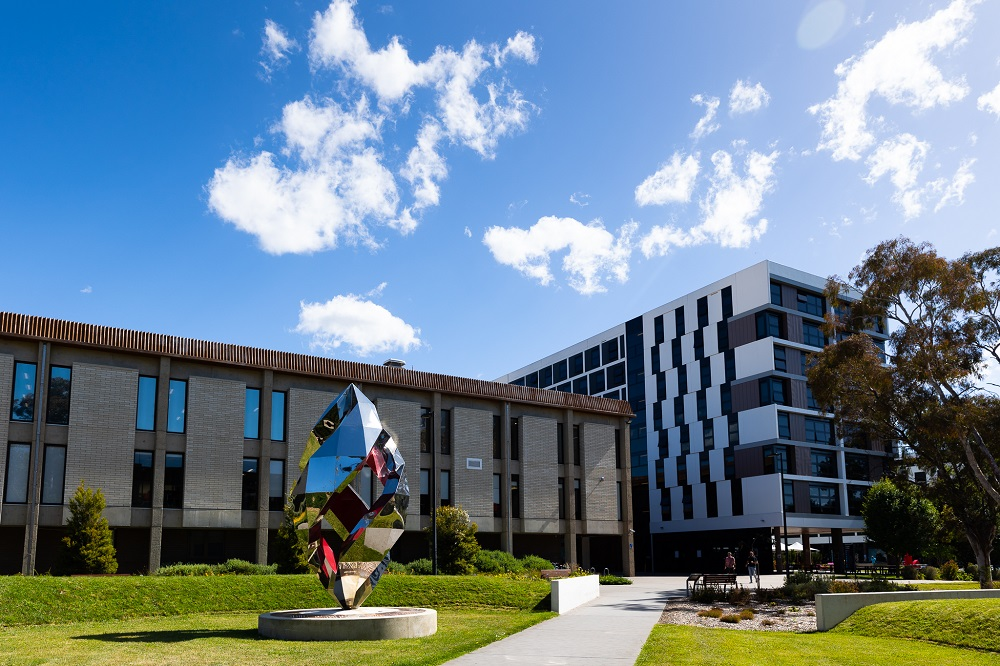
#> input picture Tutorials/Week1/example_image.jpg, 1000 x 666 px
$ jupyter execute imageColorConversion.ipynb
#> lines starting #> are read from the running program, lines starting #| are printed output that depends on the picture
[cell 1]
# Load color image
import numpy as np
import matplotlib.image as mpimg
import matplotlib.pyplot as plt
import cv2

myImg = cv2.imread('example_image.jpg')
#> myImg is the input picture: shape (666, 1000, 3); mean B, G, R 144.2, 128.6, 106.2

[cell 2]
# Display original image
plt.figure()
plt.imshow(myImg)
plt.axis('off')
plt.title('Original Image')

[cell 3]
# Resize image to quarter of original size and display
quartImg = cv2.resize(myImg, None, fx=0.25, fy=0.25)
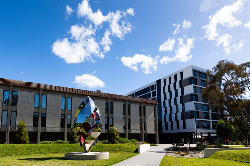
#> quartImg: shape (166, 250, 3); mean B, G, R 144.5, 128.6, 106.1
plt.figure()
plt.imshow(quartImg)
plt.axis('off')
plt.title('Quarter Size Image')

[cell 4]
# Seperate and display Red, Green and Blue channels
r, g, b = cv2.split(myImg)
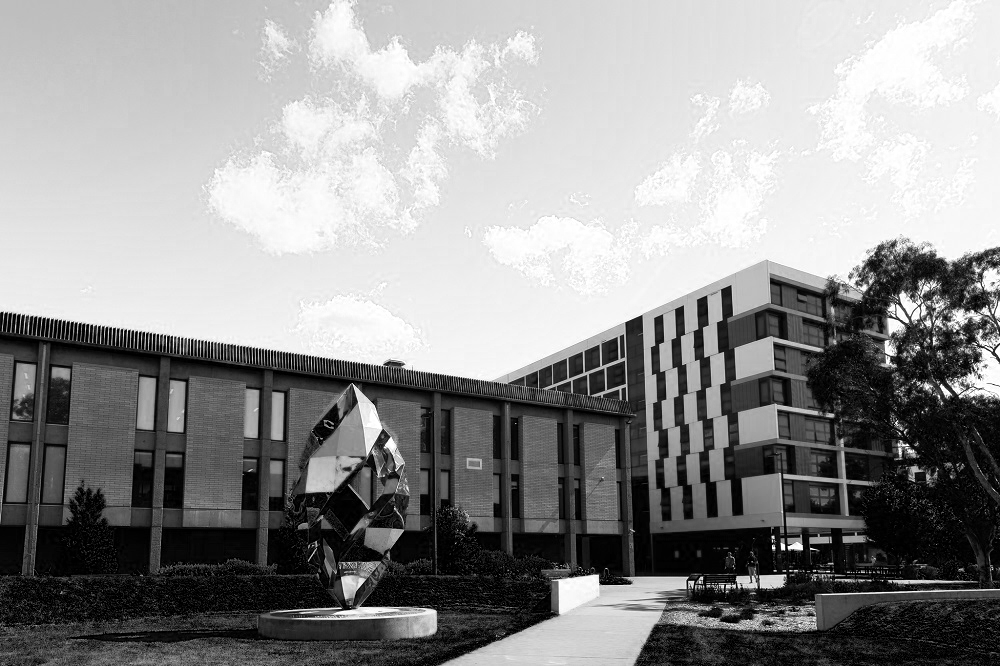
#> r: shape (666, 1000); min 0, max 255, mean 144.2
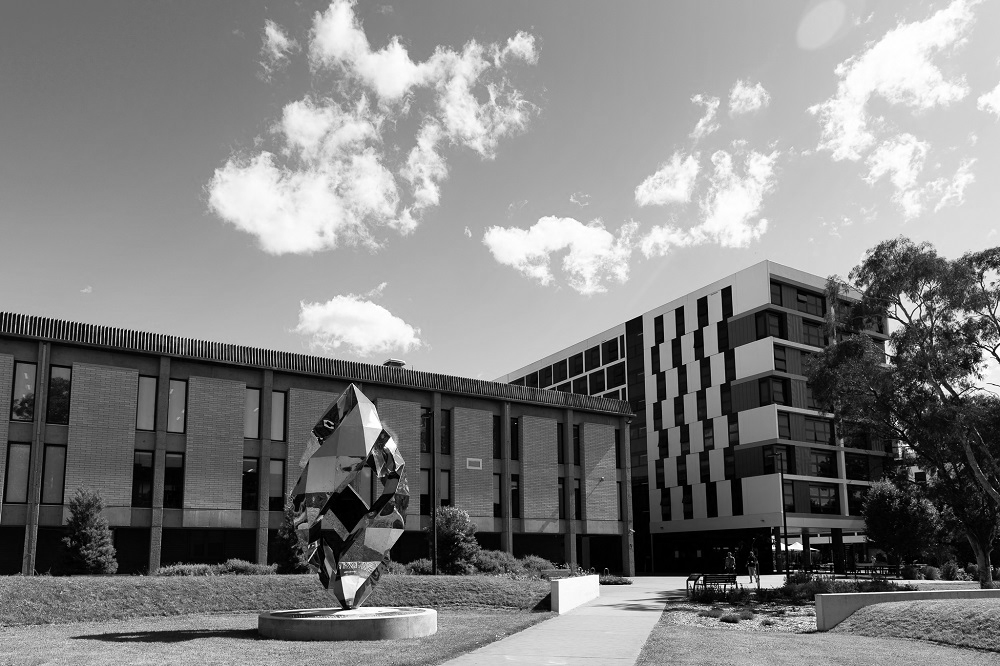
#> g: shape (666, 1000); min 0, max 255, mean 128.6
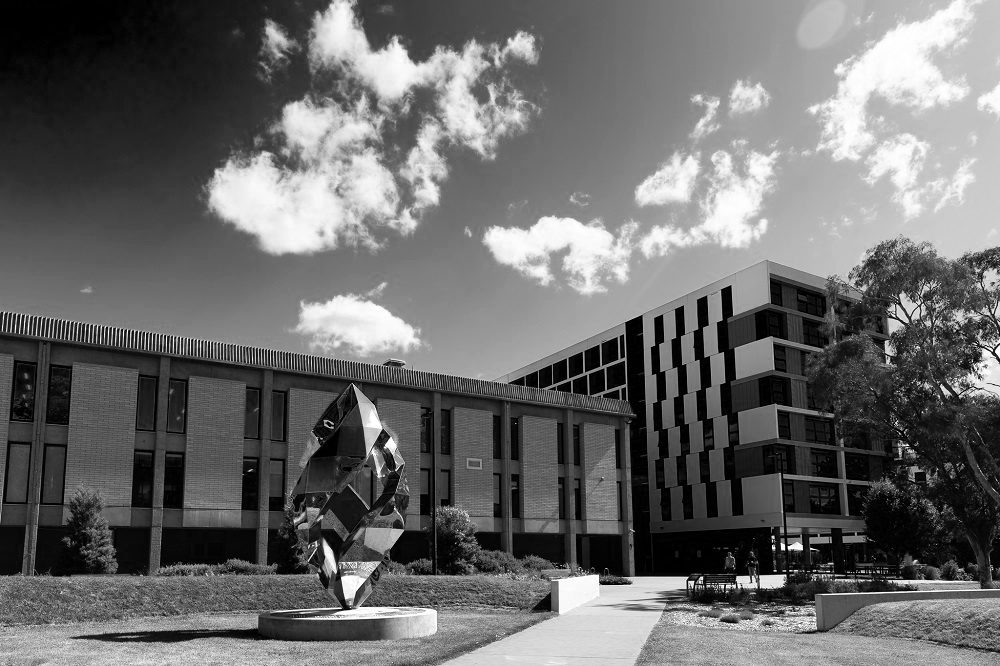
#> b: shape (666, 1000); min 0, max 255, mean 106.2
print(r.shape, g.shape, b.shape)
#| (666, 1000) (666, 1000) (666, 1000)

[cell 5]
# Convert img to grayscale and display
grayImg = cv2.cvtColor(myImg, cv2.COLOR_BGR2GRAY)
plt.figure()
plt.imshow(grayImg, cmap='gray')
plt.axis('off')
plt.title('Grayscale Image')
